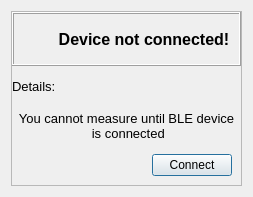
<?xml version="1.0" encoding="UTF-8"?>
<ui version="4.0">
 <class>BLE_not_connected</class>
 <widget class="QWidget" name="BLE_not_connected">
  <property name="geometry">
   <rect>
    <x>0</x>
    <y>0</y>
    <width>253</width>
    <height>197</height>
   </rect>
  </property>
  <property name="windowTitle">
   <string>Form</string>
  </property>
  <layout class="QGridLayout" name="gridLayout">
   <item row="0" column="0">
    <widget class="QFrame" name="frame">
     <property name="frameShape">
      <enum>QFrame::StyledPanel</enum>
     </property>
     <property name="frameShadow">
      <enum>QFrame::Raised</enum>
     </property>
     <layout class="QVBoxLayout" name="verticalLayout">
      <property name="spacing">
       <number>0</number>
      </property>
      <property name="leftMargin">
       <number>0</number>
      </property>
      <property name="topMargin">
       <number>0</number>
      </property>
      <property name="rightMargin">
       <number>0</number>
      </property>
      <property name="bottomMargin">
       <number>0</number>
      </property>
      <item>
       <widget class="QFrame" name="frame_2">
        <property name="frameShape">
         <enum>QFrame::Box</enum>
        </property>
        <property name="frameShadow">
         <enum>QFrame::Raised</enum>
        </property>
        <layout class="QHBoxLayout" name="horizontalLayout_2">
         <property name="spacing">
          <number>0</number>
         </property>
         <property name="leftMargin">
          <number>0</number>
         </property>
         <property name="topMargin">
          <number>5</number>
         </property>
         <property name="rightMargin">
          <number>5</number>
         </property>
         <property name="bottomMargin">
          <number>5</number>
         </property>
         <item>
          <widget class="QLabel" name="label_4">
           <property name="minimumSize">
            <size>
             <width>40</width>
             <height>40</height>
            </size>
           </property>
           <property name="maximumSize">
            <size>
             <width>40</width>
             <height>40</height>
            </size>
           </property>
           <property name="text">
            <string/>
           </property>
           <property name="pixmap">
            <pixmap resource="../../images/resources.qrc">:/icons/icons/icons8-error-100.png</pixmap>
           </property>
           <property name="scaledContents">
            <bool>true</bool>
           </property>
          </widget>
         </item>
         <item>
          <widget class="QLabel" name="label">
           <property name="font">
            <font>
             <pointsize>12</pointsize>
             <weight>75</weight>
             <bold>true</bold>
            </font>
           </property>
           <property name="frameShape">
            <enum>QFrame::NoFrame</enum>
           </property>
           <property name="text">
            <string>Device not connected!</string>
           </property>
           <property name="alignment">
            <set>Qt::AlignCenter</set>
           </property>
          </widget>
         </item>
        </layout>
       </widget>
      </item>
      <item>
       <widget class="QLabel" name="label_2">
        <property name="font">
         <font>
          <pointsize>10</pointsize>
         </font>
        </property>
        <property name="text">
         <string>Details:</string>
        </property>
       </widget>
      </item>
      <item>
       <widget class="QLabel" name="label_3">
        <property name="font">
         <font>
          <pointsize>10</pointsize>
         </font>
        </property>
        <property name="text">
         <string>You cannot measure until BLE device
 is connected</string>
        </property>
        <property name="alignment">
         <set>Qt::AlignCenter</set>
        </property>
       </widget>
      </item>
      <item>
       <widget class="QWidget" name="widget" native="true">
        <layout class="QHBoxLayout" name="horizontalLayout">
         <item>
          <spacer name="horizontalSpacer">
           <property name="orientation">
            <enum>Qt::Horizontal</enum>
           </property>
           <property name="sizeHint" stdset="0">
            <size>
             <width>143</width>
             <height>20</height>
            </size>
           </property>
          </spacer>
         </item>
         <item>
          <widget class="QPushButton" name="btn_connect">
           <property name="text">
            <string>Connect</string>
           </property>
           <property name="default">
            <bool>true</bool>
           </property>
          </widget>
         </item>
        </layout>
       </widget>
      </item>
     </layout>
    </widget>
   </item>
  </layout>
 </widget>
 <resources>
  <include location="../../images/resources.qrc"/>
 </resources>
 <connections/>
</ui>
